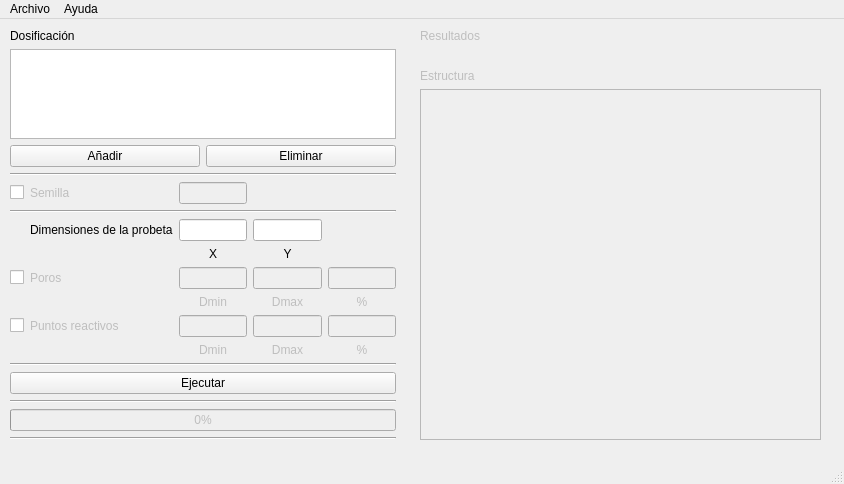
<?xml version="1.0" encoding="UTF-8"?>
<ui version="4.0">
 <class>MainWindow</class>
 <widget class="QMainWindow" name="MainWindow">
  <property name="geometry">
   <rect>
    <x>0</x>
    <y>0</y>
    <width>844</width>
    <height>484</height>
   </rect>
  </property>
  <property name="windowTitle">
   <string>MainWindow</string>
  </property>
  <widget class="QWidget" name="centralwidget">
   <widget class="QWidget" name="verticalLayoutWidget">
    <property name="geometry">
     <rect>
      <x>420</x>
      <y>10</y>
      <width>401</width>
      <height>411</height>
     </rect>
    </property>
    <layout class="QVBoxLayout" name="verticalLayout_2">
     <item>
      <widget class="QLabel" name="lb_resultados">
       <property name="enabled">
        <bool>false</bool>
       </property>
       <property name="text">
        <string>Resultados</string>
       </property>
      </widget>
     </item>
     <item>
      <widget class="QLabel" name="label_2">
       <property name="enabled">
        <bool>false</bool>
       </property>
       <property name="text">
        <string/>
       </property>
      </widget>
     </item>
     <item>
      <widget class="QLabel" name="lb_estructura">
       <property name="enabled">
        <bool>false</bool>
       </property>
       <property name="text">
        <string>Estructura</string>
       </property>
      </widget>
     </item>
     <item>
      <widget class="QGraphicsView" name="gv_visor">
       <property name="enabled">
        <bool>false</bool>
       </property>
      </widget>
     </item>
    </layout>
   </widget>
   <widget class="QWidget" name="layoutWidget">
    <property name="geometry">
     <rect>
      <x>10</x>
      <y>10</y>
      <width>386</width>
      <height>411</height>
     </rect>
    </property>
    <layout class="QGridLayout" name="gridLayout_2">
     <item row="7" column="0">
      <widget class="Line" name="line">
       <property name="orientation">
        <enum>Qt::Horizontal</enum>
       </property>
      </widget>
     </item>
     <item row="8" column="0">
      <layout class="QGridLayout" name="gridLayout">
       <item row="7" column="3">
        <widget class="QLineEdit" name="le_dmax_ptos">
         <property name="enabled">
          <bool>false</bool>
         </property>
        </widget>
       </item>
       <item row="8" column="2">
        <widget class="QLabel" name="lb_dmin_ptos">
         <property name="enabled">
          <bool>false</bool>
         </property>
         <property name="text">
          <string>Dmin</string>
         </property>
         <property name="alignment">
          <set>Qt::AlignCenter</set>
         </property>
        </widget>
       </item>
       <item row="8" column="3">
        <widget class="QLabel" name="lb_dmax_ptos">
         <property name="enabled">
          <bool>false</bool>
         </property>
         <property name="text">
          <string>Dmax</string>
         </property>
         <property name="alignment">
          <set>Qt::AlignCenter</set>
         </property>
        </widget>
       </item>
       <item row="7" column="4">
        <widget class="QLineEdit" name="le_Pptos">
         <property name="enabled">
          <bool>false</bool>
         </property>
        </widget>
       </item>
       <item row="8" column="4">
        <widget class="QLabel" name="lb_Pptos">
         <property name="enabled">
          <bool>false</bool>
         </property>
         <property name="text">
          <string>%</string>
         </property>
         <property name="alignment">
          <set>Qt::AlignCenter</set>
         </property>
        </widget>
       </item>
       <item row="2" column="2">
        <widget class="QLineEdit" name="le_x"/>
       </item>
       <item row="3" column="2">
        <widget class="QLabel" name="lb_x">
         <property name="text">
          <string>X</string>
         </property>
         <property name="alignment">
          <set>Qt::AlignCenter</set>
         </property>
        </widget>
       </item>
       <item row="3" column="3">
        <widget class="QLabel" name="lb_y">
         <property name="text">
          <string>Y</string>
         </property>
         <property name="alignment">
          <set>Qt::AlignCenter</set>
         </property>
        </widget>
       </item>
       <item row="2" column="3">
        <widget class="QLineEdit" name="le_y"/>
       </item>
       <item row="6" column="2">
        <widget class="QLabel" name="lb_dmin">
         <property name="enabled">
          <bool>false</bool>
         </property>
         <property name="text">
          <string>Dmin</string>
         </property>
         <property name="alignment">
          <set>Qt::AlignCenter</set>
         </property>
        </widget>
       </item>
       <item row="6" column="3">
        <widget class="QLabel" name="lb_dmax">
         <property name="enabled">
          <bool>false</bool>
         </property>
         <property name="text">
          <string>Dmax</string>
         </property>
         <property name="alignment">
          <set>Qt::AlignCenter</set>
         </property>
        </widget>
       </item>
       <item row="5" column="4">
        <widget class="QLineEdit" name="le_Pporos">
         <property name="enabled">
          <bool>false</bool>
         </property>
        </widget>
       </item>
       <item row="2" column="1">
        <widget class="QLabel" name="lb_dimensiones">
         <property name="text">
          <string>Dimensiones de la probeta</string>
         </property>
        </widget>
       </item>
       <item row="6" column="4">
        <widget class="QLabel" name="lb_Pporos">
         <property name="enabled">
          <bool>false</bool>
         </property>
         <property name="text">
          <string>%</string>
         </property>
         <property name="alignment">
          <set>Qt::AlignCenter</set>
         </property>
        </widget>
       </item>
       <item row="5" column="3">
        <widget class="QLineEdit" name="le_dmax">
         <property name="enabled">
          <bool>false</bool>
         </property>
        </widget>
       </item>
       <item row="5" column="1">
        <widget class="QLabel" name="lb_poros">
         <property name="enabled">
          <bool>false</bool>
         </property>
         <property name="text">
          <string>Poros</string>
         </property>
        </widget>
       </item>
       <item row="7" column="0">
        <widget class="QCheckBox" name="cb_puntos">
         <property name="text">
          <string/>
         </property>
        </widget>
       </item>
       <item row="7" column="2">
        <widget class="QLineEdit" name="le_dmin_ptos">
         <property name="enabled">
          <bool>false</bool>
         </property>
        </widget>
       </item>
       <item row="5" column="2">
        <widget class="QLineEdit" name="le_dmin">
         <property name="enabled">
          <bool>false</bool>
         </property>
        </widget>
       </item>
       <item row="5" column="0">
        <widget class="QCheckBox" name="cb_poros">
         <property name="text">
          <string/>
         </property>
        </widget>
       </item>
       <item row="7" column="1">
        <widget class="QLabel" name="lb_puntos">
         <property name="enabled">
          <bool>false</bool>
         </property>
         <property name="text">
          <string>Puntos reactivos</string>
         </property>
        </widget>
       </item>
       <item row="0" column="0">
        <widget class="QCheckBox" name="checkBox">
         <property name="text">
          <string/>
         </property>
        </widget>
       </item>
       <item row="0" column="2">
        <widget class="QLineEdit" name="lineEdit">
         <property name="enabled">
          <bool>false</bool>
         </property>
        </widget>
       </item>
       <item row="0" column="1">
        <widget class="QLabel" name="lb_semilla">
         <property name="enabled">
          <bool>false</bool>
         </property>
         <property name="text">
          <string>Semilla</string>
         </property>
        </widget>
       </item>
       <item row="1" column="0" colspan="5">
        <widget class="Line" name="line_5">
         <property name="orientation">
          <enum>Qt::Horizontal</enum>
         </property>
        </widget>
       </item>
      </layout>
     </item>
     <item row="13" column="0">
      <widget class="Line" name="line_4">
       <property name="orientation">
        <enum>Qt::Horizontal</enum>
       </property>
      </widget>
     </item>
     <item row="11" column="0">
      <widget class="Line" name="line_3">
       <property name="orientation">
        <enum>Qt::Horizontal</enum>
       </property>
      </widget>
     </item>
     <item row="12" column="0">
      <widget class="QProgressBar" name="progressBar">
       <property name="enabled">
        <bool>false</bool>
       </property>
       <property name="value">
        <number>0</number>
       </property>
      </widget>
     </item>
     <item row="6" column="0">
      <layout class="QHBoxLayout" name="horizontalLayout">
       <item>
        <widget class="QPushButton" name="pb_anyadir">
         <property name="text">
          <string>Añadir</string>
         </property>
        </widget>
       </item>
       <item>
        <widget class="QPushButton" name="pb_eliminar">
         <property name="text">
          <string>Eliminar</string>
         </property>
        </widget>
       </item>
      </layout>
     </item>
     <item row="9" column="0">
      <widget class="Line" name="line_2">
       <property name="orientation">
        <enum>Qt::Horizontal</enum>
       </property>
      </widget>
     </item>
     <item row="10" column="0">
      <widget class="QPushButton" name="pb_ejecutar">
       <property name="text">
        <string>Ejecutar</string>
       </property>
      </widget>
     </item>
     <item row="4" column="0">
      <widget class="QLabel" name="lb_dosif">
       <property name="text">
        <string>Dosificación</string>
       </property>
      </widget>
     </item>
     <item row="5" column="0">
      <widget class="QTableWidget" name="tabla_dosif"/>
     </item>
    </layout>
   </widget>
  </widget>
  <widget class="QMenuBar" name="menubar">
   <property name="geometry">
    <rect>
     <x>0</x>
     <y>0</y>
     <width>844</width>
     <height>21</height>
    </rect>
   </property>
   <widget class="QMenu" name="menuArchivo">
    <property name="title">
     <string>Archivo</string>
    </property>
    <addaction name="a_Nuevo"/>
    <addaction name="a_Abrir"/>
    <addaction name="a_GuardarP"/>
    <addaction name="separator"/>
    <addaction name="a_Estructura"/>
    <addaction name="a_Informe"/>
    <addaction name="separator"/>
    <addaction name="a_Salir"/>
   </widget>
   <widget class="QMenu" name="menuAyuda">
    <property name="title">
     <string>Ayuda</string>
    </property>
    <addaction name="a_Tutorial"/>
    <addaction name="a_Acerca"/>
   </widget>
   <addaction name="menuArchivo"/>
   <addaction name="menuAyuda"/>
  </widget>
  <widget class="QStatusBar" name="statusbar"/>
  <action name="a_Nuevo">
   <property name="enabled">
    <bool>true</bool>
   </property>
   <property name="text">
    <string>Nuevo Proyecto</string>
   </property>
  </action>
  <action name="a_Abrir">
   <property name="text">
    <string>Abrir Proyecto</string>
   </property>
  </action>
  <action name="a_GuardarP">
   <property name="enabled">
    <bool>false</bool>
   </property>
   <property name="text">
    <string>Guardar Proyecto</string>
   </property>
  </action>
  <action name="a_Informe">
   <property name="enabled">
    <bool>false</bool>
   </property>
   <property name="text">
    <string>Generar Informe</string>
   </property>
  </action>
  <action name="a_Salir">
   <property name="text">
    <string>Salir</string>
   </property>
  </action>
  <action name="a_Estructura">
   <property name="enabled">
    <bool>false</bool>
   </property>
   <property name="text">
    <string>Guardar Estructura</string>
   </property>
  </action>
  <action name="a_Dosif">
   <property name="enabled">
    <bool>false</bool>
   </property>
   <property name="text">
    <string>Dosificación</string>
   </property>
  </action>
  <action name="a_Tutorial">
   <property name="text">
    <string>Tutorial</string>
   </property>
  </action>
  <action name="a_Acerca">
   <property name="text">
    <string>Acerca de</string>
   </property>
  </action>
  <action name="a_Semilla">
   <property name="enabled">
    <bool>false</bool>
   </property>
   <property name="text">
    <string>Semilla</string>
   </property>
  </action>
  <action name="a_Ejecutar">
   <property name="enabled">
    <bool>false</bool>
   </property>
   <property name="text">
    <string>Ejecutar</string>
   </property>
  </action>
 </widget>
 <resources/>
 <connections/>
</ui>
